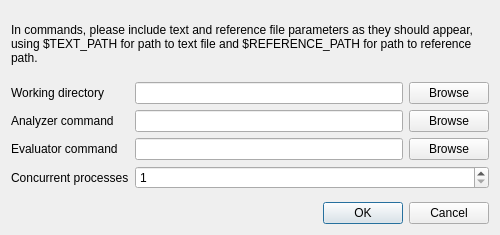
<!--
Copyright 2002-2013 CEA LIST
SPDX-FileCopyrightText: 2022 CEA LIST <gael.de-chalendar@cea.fr>

SPDX-License-Identifier: MIT
-->

    <ui version="4.0" >
 <class>PipelineConfigureDialog</class>
 <widget class="QDialog" name="PipelineConfigureDialog" >
  <property name="geometry" >
   <rect>
    <x>0</x>
    <y>0</y>
    <width>500</width>
    <height>235</height>
   </rect>
  </property>
  <property name="windowTitle" >
   <string>Configure pipeline</string>
  </property>
  <property name="modal" >
   <bool>true</bool>
  </property>
  <layout class="QVBoxLayout" name="verticalLayout" >
   <item>
    <widget class="QLabel" name="label_5" >
     <property name="maximumSize" >
      <size>
       <width>16777215</width>
       <height>65</height>
      </size>
     </property>
     <property name="text" >
      <string>In commands, please include text and reference file parameters as they should appear, using $TEXT_PATH for path to text file and $REFERENCE_PATH for path to reference path.</string>
     </property>
     <property name="wordWrap" >
      <bool>true</bool>
     </property>
    </widget>
   </item>
   <item>
    <layout class="QFormLayout" name="formLayout" >
     <property name="fieldGrowthPolicy" >
      <enum>QFormLayout::AllNonFixedFieldsGrow</enum>
     </property>
     <item row="0" column="0" >
      <widget class="QLabel" name="label" >
       <property name="text" >
        <string>Working directory</string>
       </property>
       <property name="buddy" >
        <cstring>workingDirPathInp</cstring>
       </property>
      </widget>
     </item>
     <item row="0" column="1" >
      <layout class="QHBoxLayout" name="horizontalLayout_2" >
       <item>
        <widget class="QLineEdit" name="workingDirPathInp" />
       </item>
       <item>
        <widget class="QPushButton" name="workingDirBrowseBtn" >
         <property name="text" >
          <string>Browse</string>
         </property>
        </widget>
       </item>
      </layout>
     </item>
     <item row="1" column="0" >
      <widget class="QLabel" name="label_2" >
       <property name="text" >
        <string>Analyzer command</string>
       </property>
       <property name="buddy" >
        <cstring>analyzerCmdPathInp</cstring>
       </property>
      </widget>
     </item>
     <item row="1" column="1" >
      <layout class="QHBoxLayout" name="horizontalLayout_3" >
       <item>
        <widget class="QLineEdit" name="analyzerCmdPathInp" />
       </item>
       <item>
        <widget class="QPushButton" name="analyzerCmdBrowseBtn" >
         <property name="text" >
          <string>Browse</string>
         </property>
        </widget>
       </item>
      </layout>
     </item>
     <item row="2" column="0" >
      <widget class="QLabel" name="label_4" >
       <property name="text" >
        <string>Evaluator command</string>
       </property>
       <property name="buddy" >
        <cstring>evaluatorCmdPathInp</cstring>
       </property>
      </widget>
     </item>
     <item row="2" column="1" >
      <layout class="QHBoxLayout" name="horizontalLayout_5" >
       <item>
        <widget class="QLineEdit" name="evaluatorCmdPathInp" />
       </item>
       <item>
        <widget class="QPushButton" name="evaluatorCmdBrowseBtn" >
         <property name="text" >
          <string>Browse</string>
         </property>
        </widget>
       </item>
      </layout>
     </item>
     <item row="3" column="0" >
      <widget class="QLabel" name="label_3" >
       <property name="text" >
        <string>Concurrent processes</string>
       </property>
       <property name="buddy" >
        <cstring>concurrentProcesses</cstring>
       </property>
      </widget>
     </item>
     <item row="3" column="1" >
      <widget class="QSpinBox" name="concurrentProcesses" >
       <property name="minimum" >
        <number>1</number>
       </property>
      </widget>
     </item>
    </layout>
   </item>
   <item>
    <widget class="QDialogButtonBox" name="buttonBox" >
     <property name="orientation" >
      <enum>Qt::Horizontal</enum>
     </property>
     <property name="standardButtons" >
      <set>QDialogButtonBox::Cancel|QDialogButtonBox::Ok</set>
     </property>
    </widget>
   </item>
  </layout>
 </widget>
 <tabstops>
  <tabstop>workingDirPathInp</tabstop>
  <tabstop>workingDirBrowseBtn</tabstop>
  <tabstop>analyzerCmdPathInp</tabstop>
  <tabstop>analyzerCmdBrowseBtn</tabstop>
  <tabstop>evaluatorCmdPathInp</tabstop>
  <tabstop>evaluatorCmdBrowseBtn</tabstop>
  <tabstop>concurrentProcesses</tabstop>
  <tabstop>buttonBox</tabstop>
 </tabstops>
 <resources/>
 <connections>
  <connection>
   <sender>buttonBox</sender>
   <signal>accepted()</signal>
   <receiver>PipelineConfigureDialog</receiver>
   <slot>accept()</slot>
   <hints>
    <hint type="sourcelabel" >
     <x>248</x>
     <y>254</y>
    </hint>
    <hint type="destinationlabel" >
     <x>157</x>
     <y>274</y>
    </hint>
   </hints>
  </connection>
  <connection>
   <sender>buttonBox</sender>
   <signal>rejected()</signal>
   <receiver>PipelineConfigureDialog</receiver>
   <slot>reject()</slot>
   <hints>
    <hint type="sourcelabel" >
     <x>316</x>
     <y>260</y>
    </hint>
    <hint type="destinationlabel" >
     <x>286</x>
     <y>274</y>
    </hint>
   </hints>
  </connection>
 </connections>
</ui>
